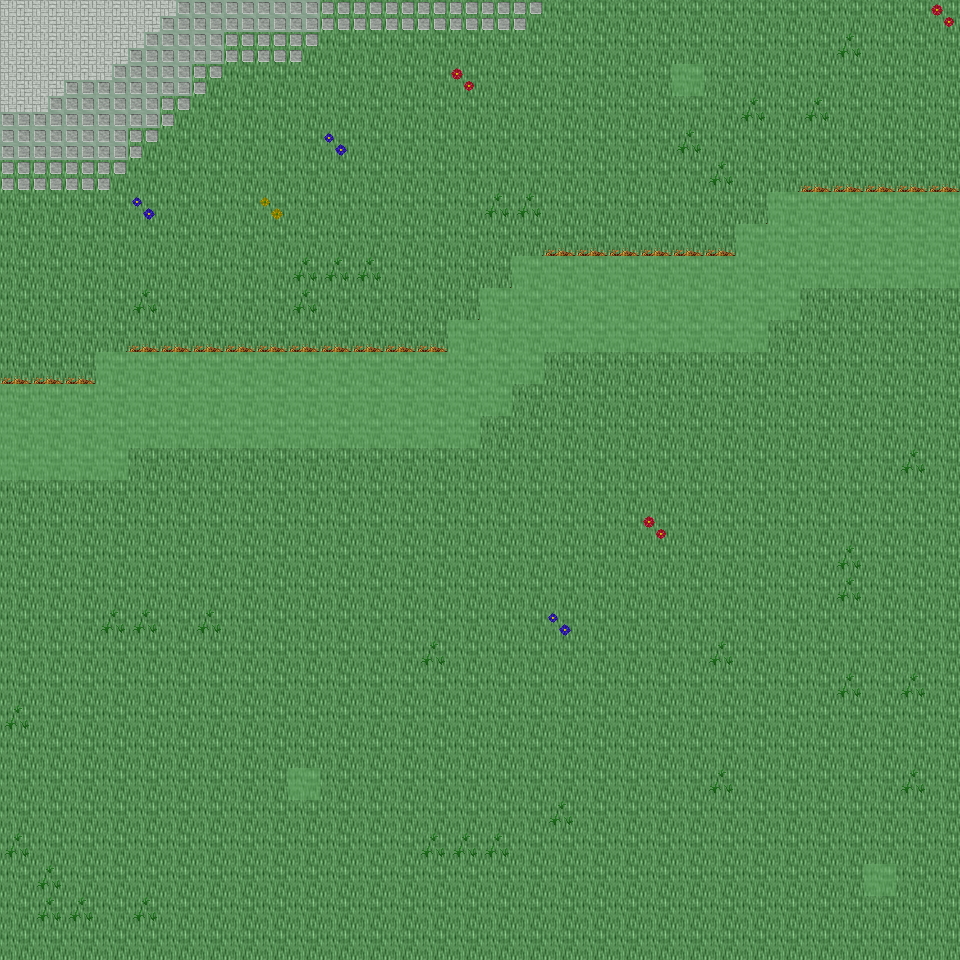

A level layout from a 2D game, rendered from its tile map. Below: a short description, then the map file with tile-grid data replaced by summaries:
An orthogonal 30x30 tile map with 32x32 px tiles, 6 tile layers (Ground, Object, Object2, Above, ...), 19 tilesets and 6 objects (6x mapExit).

<map version="1.0" orientation="orthogonal" renderorder="right-down" width="30" height="30" tilewidth="32" tileheight="32" nextobjectid="7">
  <tileset firstgid="1" name="tileset_ground_ground" tilewidth="32" tileheight="32" tilecount="33" columns="3">
    <image source="../drawable/tileset_ground_ground.png" width="96" height="352" />
  </tileset>
  <tileset firstgid="34" name="tileset_ground_water_pool" tilewidth="32" tileheight="32" tilecount="72" columns="3">
    <image source="../drawable/tileset_ground_water_pool.png" width="96" height="768" />
  </tileset>
  <tileset firstgid="106" name="tileset_ground_ridge_earth_dark" tilewidth="32" tileheight="32" tilecount="96" columns="12">
    <image source="../drawable/tileset_ground_ridge_earth_dark.png" width="384" height="256" />
  </tileset>
  <tileset firstgid="202" name="tileset_ground_grass_edges" tilewidth="32" tileheight="32" tilecount="36" columns="12">
    <image source="../drawable/tileset_ground_grass_edges.png" width="384" height="96" />
  </tileset>
  <tileset firstgid="238" name="tileset_ground_earth_edges" tilewidth="32" tileheight="32" tilecount="18" columns="6">
    <image source="../drawable/tileset_ground_earth_edges.png" width="192" height="96" />
  </tileset>
  <tileset firstgid="256" name="tileset_ground_grass_corners" tilewidth="32" tileheight="32" tilecount="24" columns="6">
    <image source="../drawable/tileset_ground_grass_corners.png" width="192" height="128" />
  </tileset>
  <tileset firstgid="280" name="tileset_plant_grasses" tilewidth="32" tileheight="32" tilecount="6" columns="3">
    <image source="../drawable/tileset_plant_grasses.png" width="96" height="64" />
  </tileset>
  <tileset firstgid="286" name="tileset_plant_flower_daisy_blue" tilewidth="32" tileheight="32" tilecount="8" columns="2">
    <image source="../drawable/tileset_plant_flower_daisy_blue.png" width="64" height="128" />
  </tileset>
  <tileset firstgid="294" name="tileset_plant_flower_daisy_yellow" tilewidth="32" tileheight="32" tilecount="8" columns="2">
    <image source="../drawable/tileset_plant_flower_daisy_yellow.png" width="64" height="128" />
  </tileset>
  <tileset firstgid="302" name="tileset_plant_bush_bushes" tilewidth="32" tileheight="32" tilecount="10" columns="5">
    <image source="../drawable/tileset_plant_bush_bushes.png" width="160" height="64" />
  </tileset>
  <tileset firstgid="312" name="tileset_plant_flower_daisy_red" tilewidth="32" tileheight="32" tilecount="8" columns="2">
    <image source="../drawable/tileset_plant_flower_daisy_red.png" width="64" height="128" />
  </tileset>
  <tileset firstgid="320" name="tileset_plant_flower_daisy_white" tilewidth="32" tileheight="32" tilecount="8" columns="2">
    <image source="../drawable/tileset_plant_flower_daisy_white.png" width="64" height="128" />
  </tileset>
  <tileset firstgid="328" name="tileset_item_statue_bird" tilewidth="32" tileheight="32" tilecount="8" columns="2">
    <image source="../drawable/tileset_item_statue_bird.png" width="64" height="128" />
  </tileset>
  <tileset firstgid="336" name="tileset_logic_collision" tilewidth="32" tileheight="32" tilecount="1" columns="1">
    <image source="../drawable/tileset_logic_collision.png" width="32" height="32" />
  </tileset>
  <tileset firstgid="337" name="tileset_ground_green_paving" tilewidth="32" tileheight="32" tilecount="18" columns="3">
    <image source="../drawable/tileset_ground_green_paving.png" width="96" height="192" />
  </tileset>
  <tileset firstgid="355" name="tileset_logic_protection" tilewidth="32" tileheight="32" tilecount="2" columns="2">
    <image source="../drawable/tileset_logic_protection.png" width="64" height="32" />
  </tileset>
  <tileset firstgid="357" name="tileset_building_castle" tilewidth="32" tileheight="32" tilecount="320" columns="20">
    <image source="../drawable/tileset_building_castle.png" width="640" height="512" />
  </tileset>
  <tileset firstgid="677" name="tileset_logic_creature_reptile" tilewidth="32" tileheight="32" tilecount="7" columns="7">
    <image source="../drawable/tileset_logic_creature_reptile.png" width="224" height="32" />
  </tileset>
  <tileset firstgid="684" name="tileset_logic_creature_rodent" tilewidth="32" tileheight="32" tilecount="8" columns="8">
    <image source="../drawable/tileset_logic_creature_rodent.png" width="256" height="32" />
  </tileset>
  <layer name="Ground" width="30" height="30">
    <data>[900 cells, 900 non-empty, 2 distinct tile ids]</data>
  </layer>
  <layer name="Object" width="30" height="30">
    <data>[900 cells, 175 non-empty, 14 distinct tile ids]</data>
  </layer>
  <layer name="Object2" width="30" height="30">
    <data>[900 cells, 44 non-empty, 5 distinct tile ids]</data>
  </layer>
  <layer name="Above" width="30" height="30">
    <data>[900 cells, 0 non-empty, 0 distinct tile ids]</data>
  </layer>
  <layer name="Above2" width="30" height="30">
    <data>[900 cells, 0 non-empty, 0 distinct tile ids]</data>
  </layer>
  <layer name="Walkable" width="30" height="30">
    <data>[900 cells, 99 non-empty, 1 distinct tile ids]</data>
  </layer>
  <objectgroup name="MapEvents">
    <object id="1" name="north" type="mapExit" x="0" y="0" width="960" height="32">
      <properties>
        <property name="map" value="level_0_x87_y93" />
        <property name="x" value="0" />
        <property name="y" value="28" />
      </properties>
    </object>
    <object id="2" name="south" type="mapExit" x="0" y="928" width="960" height="32">
      <properties>
        <property name="map" value="level_0_x87_y95" />
        <property name="x" value="0" />
        <property name="y" value="1" />
      </properties>
    </object>
    <object id="3" name="west" type="mapExit" x="0" y="0" width="32" height="384">
      <properties>
        <property name="map" value="level_0_x86_y94" />
        <property name="x" value="28" />
        <property name="y" value="0" />
      </properties>
    </object>
    <object id="4" name="west2" type="mapExit" x="0" y="480" width="32" height="480">
      <properties>
        <property name="map" value="level_0_x86_y94" />
        <property name="x" value="28" />
        <property name="y" value="15" />
      </properties>
    </object>
    <object id="5" name="east" type="mapExit" x="928" y="0" width="32" height="192">
      <properties>
        <property name="map" value="level_0_x88_y94" />
        <property name="x" value="1" />
        <property name="y" value="0" />
      </properties>
    </object>
    <object id="6" name="east2" type="mapExit" x="928" y="288" width="32" height="672">
      <properties>
        <property name="map" value="level_0_x88_y94" />
        <property name="x" value="1" />
        <property name="y" value="9" />
      </properties>
    </object>
  </objectgroup>
</map>
